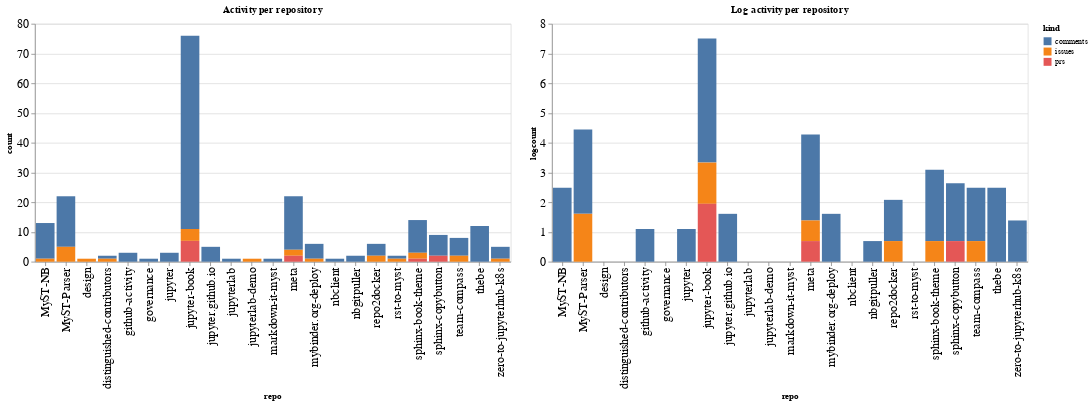

Write notebook code for a chart like this one.
### Code cell
ch1 = alt.Chart(repo_summaries, width=600, title="Activity per repository").mark_bar().encode(
    x='repo',
    y='count',
    color='kind',
    tooltip="kind"
)

ch2 = alt.Chart(repo_summaries, width=600, title="Log activity per repository").mark_bar().encode(
    x='repo',
    y='logcount',
    color='kind',
    tooltip="kind"
)

ch1 | ch2

### Figure 1 — Vega-Lite specification as saved in the notebook (floating-point values rounded to 4 significant figures)
{"config": {"axisLeft": {"labelFontSize": 15}, "axisBottom": {"labelFontSize": 15}}, "hconcat": [{"mark": "bar", "encoding": {"color": {"type": "nominal", "field": "kind"}, "tooltip": {"type": "nominal", "field": "kind"}, "x": {"type": "nominal", "field": "repo"}, "y": {"type": "quantitative", "field": "count"}}, "title": "Activity per repository", "width": 600}, {"mark": "bar", "encoding": {"color": {"type": "nominal", "field": "kind"}, "tooltip": {"type": "nominal", "field": "kind"}, "x": {"type": "nominal", "field": "repo"}, "y": {"type": "quantitative", "field": "logcount"}}, "title": "Log activity per repository", "width": 600}], "data": {"name": "data-bd9dc15df7329d25aa31feccddbe27fe"}, "$schema": "https://vega.github.io/schema/vega-lite/v4.8.1.json", "datasets": {"data-bd9dc15df7329d25aa31feccddbe27fe": [{"repo": "MyST-NB", "kind": "comments", "count": 12, "logcount": 2.485}, {"repo": "MyST-NB", "kind": "issues", "count": 1, "logcount": 0.0}, {"repo": "MyST-Parser", "kind": "comments", "count": 17, "logcount": 2.833}, {"repo": "MyST-Parser", "kind": "issues", "count": 5, "logcount": 1.609}, {"repo": "design", "kind": "issues", "count": 1, "logcount": 0.0}, {"repo": "distinguished-contributors", "kind": "comments", "count": 1, "logcount": 0.0}, {"repo": "distinguished-contributors", "kind": "issues", "count": 1, "logcount": 0.0}, {"repo": "github-activity", "kind": "comments", "count": 3, "logcount": 1.099}, {"repo": "governance", "kind": "comments", "count": 1, "logcount": 0.0}, {"repo": "jupyter", "kind": "comments", "count": 3, "logcount": 1.099}, {"repo": "jupyter-book", "kind": "comments", "count": 65, "logcount": 4.174}, {"repo": "jupyter-book", "kind": "issues", "count": 4, "logcount": 1.386}, {"repo": "jupyter-book", "kind": "prs", "count": 7, "logcount": 1.946}, {"repo": "jupyter.github.io", "kind": "comments", "count": 5, "logcount": 1.609}, {"repo": "jupyterlab", "kind": "comments", "count": 1, "logcount": 0.0}, {"repo": "jupyterlab-demo", "kind": "issues", "count": 1, "logcount": 0.0}, {"repo": "markdown-it-myst", "kind": "comments", "count": 1, "logcount": 0.0}, {"repo": "meta", "kind": "comments", "count": 18, "logcount": 2.89}, {"repo": "meta", "kind": "issues", "count": 2, "logcount": 0.6931}, {"repo": "meta", "kind": "prs", "count": 2, "logcount": 0.6931}, {"repo": "mybinder.org-deploy", "kind": "comments", "count": 5, "logcount": 1.609}, {"repo": "mybinder.org-deploy", "kind": "issues", "count": 1, "logcount": 0.0}, {"repo": "nbclient", "kind": "comments", "count": 1, "logcount": 0.0}, {"repo": "nbgitpuller", "kind": "comments", "count": 2, "logcount": 0.6931}, {"repo": "repo2docker", "kind": "comments", "count": 4, "logcount": 1.386}, {"repo": "repo2docker", "kind": "issues", "count": 2, "logcount": 0.6931}, {"repo": "rst-to-myst", "kind": "comments", "count": 1, "logcount": 0.0}, {"repo": "rst-to-myst", "kind": "issues", "count": 1, "logcount": 0.0}, {"repo": "sphinx-book-theme", "kind": "comments", "count": 11, "logcount": 2.398}, {"repo": "sphinx-book-theme", "kind": "issues", "count": 2, "logcount": 0.6931}, {"repo": "sphinx-book-theme", "kind": "prs", "count": 1, "logcount": 0.0}, {"repo": "sphinx-copybutton", "kind": "comments", "count": 7, "logcount": 1.946}, {"repo": "sphinx-copybutton", "kind": "prs", "count": 2, "logcount": 0.6931}, {"repo": "team-compass", "kind": "comments", "count": 6, "logcount": 1.792}, {"repo": "team-compass", "kind": "issues", "count": 2, "logcount": 0.6931}, {"repo": "thebe", "kind": "comments", "count": 12, "logcount": 2.485}, {"repo": "zero-to-jupyterhub-k8s", "kind": "comments", "count": 4, "logcount": 1.386}, {"repo": "zero-to-jupyterhub-k8s", "kind": "issues", "count": 1, "logcount": 0.0}]}}
